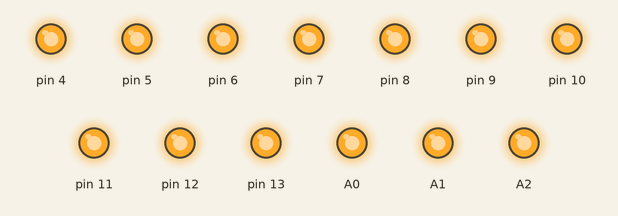
Recording of a sketch running on a simulated Arduino Uno, built with avr-gcc and run on an emulated ATmega328P. Shown: output pins drawn as LEDs (lit = HIGH).

Above: at 0.1 s.
Timing chart, 0 to 1.6 s (numbered marks = the images above):
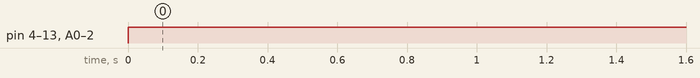

The sketch:

LightAllNormal.ino
```cpp
void setup() {
  pinMode(4,OUTPUT);
  pinMode(5,OUTPUT);
  pinMode(6,OUTPUT);
  pinMode(7,OUTPUT);
  pinMode(8,OUTPUT);
  pinMode(9,OUTPUT);
  pinMode(10,OUTPUT);
  pinMode(11,OUTPUT);
  pinMode(12,OUTPUT);
  pinMode(13,OUTPUT);
  pinMode(A0,OUTPUT);
  pinMode(A1,OUTPUT);
  pinMode(A2,OUTPUT);
}
void loop() {
  digitalWrite(4,HIGH);
  digitalWrite(5,HIGH);
  digitalWrite(6,HIGH);
  digitalWrite(7,HIGH);
  digitalWrite(8,HIGH);
  digitalWrite(9,HIGH);
  digitalWrite(10,HIGH);
  digitalWrite(11,HIGH);
  digitalWrite(12,HIGH);
  digitalWrite(13,HIGH);

  digitalWrite(A0,HIGH);
  digitalWrite(A1,HIGH);
  digitalWrite(A2,HIGH);
}
```

Measured:
- by itself, pin 4–13, A0–2: LOW → HIGH at 0.00 s
